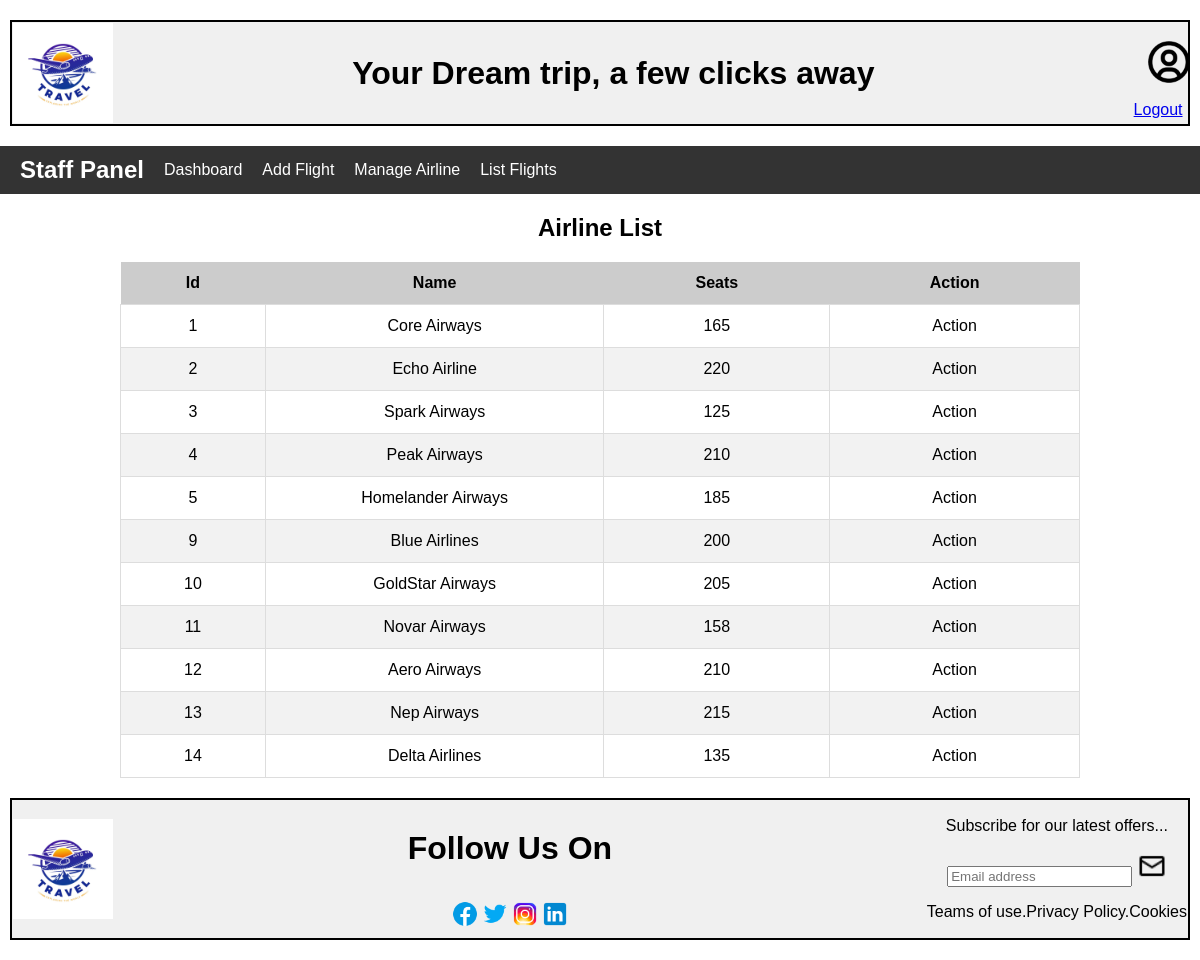
Screenshot of /staff/staff-airlineList.php (signed in) with the database file from the repository.
### tables this page shows
CREATE TABLE `airlines` (
  `airline_id` int NOT NULL,
  `name` varchar(20) NOT NULL,
  `seats` int NOT NULL
);

### staff/staff-airlineList.php (the view, shortened to what this page needs)
<?php
$conn = new mysqli("localhost", "root", "root", "users");
$sql = "SELECT * FROM airlines";
$result = $conn->query($sql);
?>
<!DOCTYPE html>
<html lang="en">
<head>
    <link rel="stylesheet" href="../css/staff/staff-airlineList.css" type="text/css">
</head>
<body>
    <div id="heading">
        <img src="../images/airline-logo.jpg" width="100px" height="100px" class="logo">
        <h1 class="mainHeadline">Your Dream trip, a few clicks away</h1>
        <a href="../php/logout.php">
            <img class="userLogo" width="50px" height="50px" src="../images/user-circle.png">
            <span>Logout</span>
        </a>
    </div>
    <div class="navbar">
        <h2>Staff Panel</h2>
        <a href="staff.php">Dashboard</a>
        <a href="staff-addFlight.php">Add Flight</a>
        <a href="staff-listFlight.php">Manage Airline</a>
        <a href="staff-airlineList.php">List Flights</a>
    </div>
    <h2 style="text-align: center;">Airline List</h2>
    <table style="border: 1px;">
        <thead>
            <tr>
                <th>Id</th>
                <th>Name</th>
                <th>Seats</th>
                <th>Action</th>
            </tr>
        </thead>
        <tbody>
            <?php
            if ($result->num_rows > 0) {
                while ($row = $result->fetch_assoc()) {
                    echo "<tr>";
                    echo "<td>" . $row["airline_id"] . "</td>";
                    echo "<td>" . $row["name"] . "</td>";
                    echo "<td>" . $row["seats"] . "</td>";
                    echo "<td>Action</td>";
                    echo "</tr>";
                }
            } else {
                echo "<tr><td colspan='4'>No airlines found</td></tr>";
            }
            ?>
        </tbody>
    </table>
    <div class="footer">
        <img src="../images/airline-logo.jpg" alt="Airline Logo" width="100px" height="100px" class="logo">
        <div class="content-wrapper">
            <h1 class="bottomHeadline">Follow Us On</h1>
            <div class="socialMedia-icon-container">
                <img src="../images/icon-facebook.png" alt="Facebook" width="30px" height="30px">
                <img src="../images/icon-twitter.png" alt="Twitter" width="30px" height="30px">
                <img src="../images/icon-instagram.png" alt="Instagram" width="30px" height="30px">
                <img src="../images/icon-linkedin.png" alt="LinkedIn" width="30px" height="30px">
            </div>
        </div>
        <div class="email-container">
            <p>Subscribe for our latest offers...</p>
            <input type="search" name="a" placeholder="Email address">
            <img src="../images/icon-email.png" alt="email" width="30px" height="30px">
            <p>Teams of use.Privacy Policy.Cookies</p>
        </div>
    </div>
</body>
</html>

### css/staff/staff-airlineList.css (style rules this page uses)
#heading { width:auto; border: 2px solid rgb(0, 0, 0); padding: 1px; margin:20px 10px; display: flex; align-items: center; justify-content: center; height: 100px; background-color: #f0f0f0; }
#heading a span { margin-right: -70px ; }
.footer { width: auto; border: 2px solid #000; padding: 1px; margin: 20px 10px; display: flex; justify-content: space-between; align-items: center; height: auto; position: flex; bottom: 0; background-color: #f0f0f0; text-align: center; }
.content-wrapper { display: flex; flex-direction: column; align-items: center; gap: 10px; }
.socialMedia-icon-container { display: flex; justify-content: center; align-items: flex-end; }
.bottomHeadline { text-align: center; }
.mainHeadline { text-align: center; margin: -80px auto; }
.logo { margin-right: -20px; }
.userLogo { margin: 10px; top: 0; right: 0; }
body { margin: 0; }
.email-container { text-align: center; }
body { font-family: Arial, sans-serif; margin: 0; padding: 0; }
.navbar { background-color: #333; overflow: hidden; display: flex; justify-content: first baseline; align-items: center; padding: 10px 20px; }
.navbar h2 { margin: 0; color: #fff; }
.navbar a { color: #fff; text-decoration: none; margin-left: 20px; }
table { width: 80%; margin: 0 auto; border-collapse: collapse; }
th { background-color: #ccc; padding: 12px; text-align: center; }
td { border: 1px solid #dddddd; padding: 12px; text-align: center; word-wrap: break-word; max-width: 75px; }
tr:nth-child(even) { background-color: #f2f2f2; }

### rows the page displays
airlines: airline_id "1", name "Core Airways", seats "165"
airlines: airline_id "2", name "Echo Airline", seats "220"
airlines: airline_id "3", name "Spark Airways", seats "125"
airlines: airline_id "4", name "Peak Airways", seats "210"
airlines: airline_id "5", name "Homelander Airways", seats "185"
airlines: airline_id "9", name "Blue Airlines", seats "200"
airlines: airline_id "10", name "GoldStar Airways", seats "205"
airlines: airline_id "11", name "Novar Airways", seats "158"
airlines: airline_id "12", name "Aero Airways", seats "210"
airlines: airline_id "13", name "Nep Airways", seats "215"
airlines: airline_id "14", name "Delta Airlines", seats "135"
